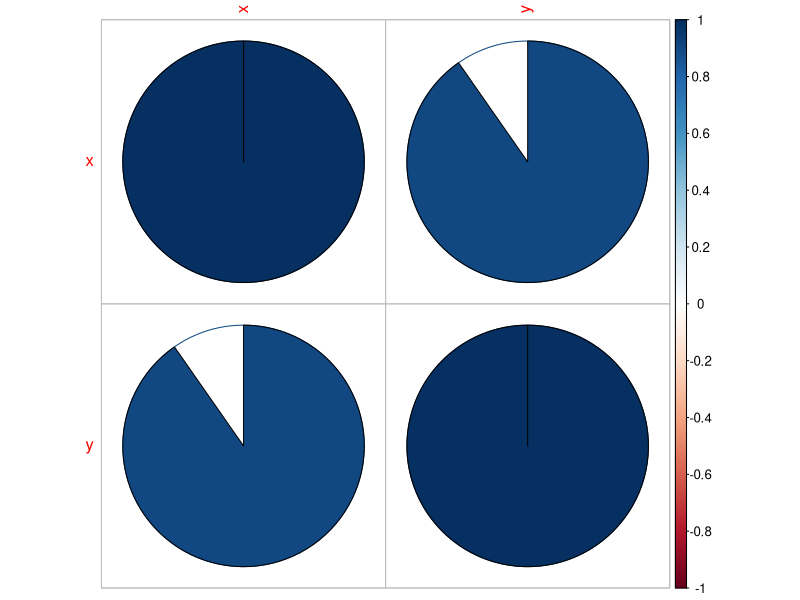
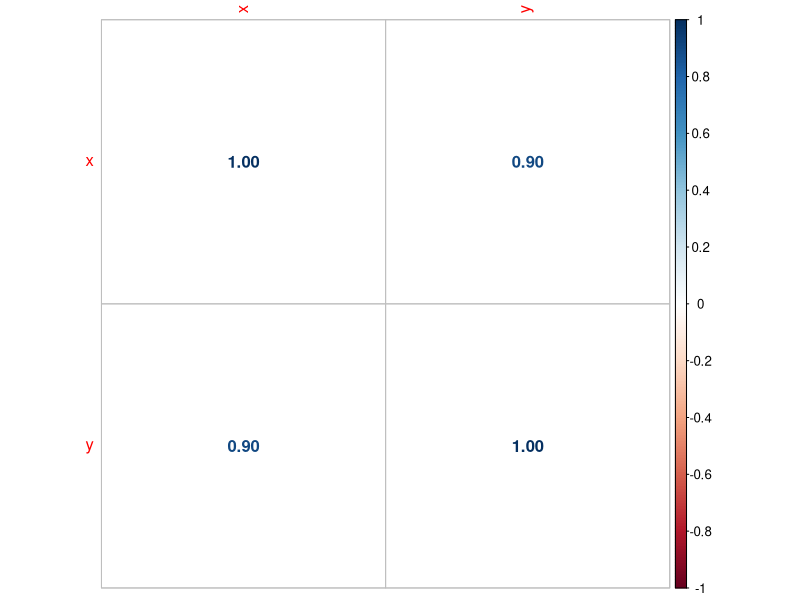
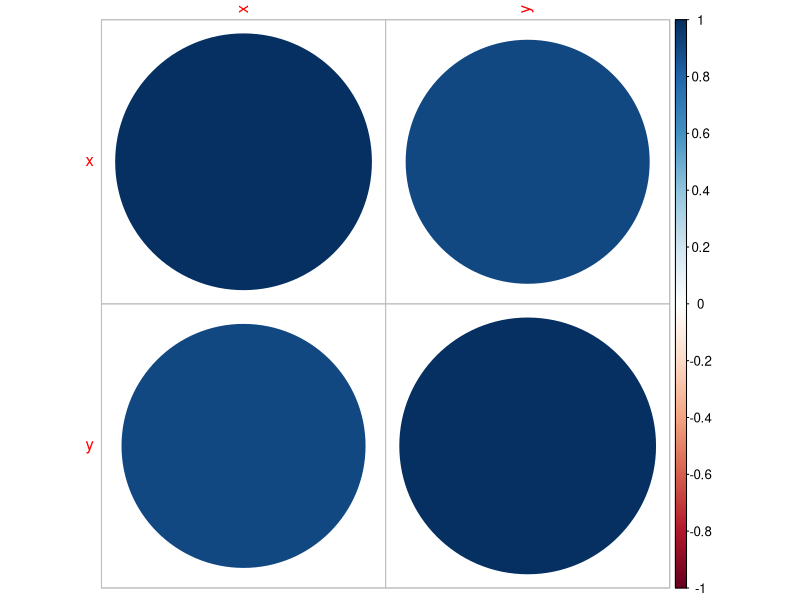

These charts were generated, in order, by the following R code:
# Output and Interpretation 
# The output of lm is an object of class "lm"   
# This object contains several components, including: 
# coefficients: A named vector of coefficients from the model. 
# residuals: The residuals of the model, which are the differences  
#            between observed and fitted values. 
# fitted.values: The predicted values based on the model. 
# rank: The numeric rank of the fitted linear model. 
# df.residual: The residual degrees of freedom.
#height predictor vector
x <- c(5.1,5.5,5.8,6.1,6.4,6.7,6.4,6.1,5.10,5.7)
#weight responde vector
y <- c(63,66,69,72,75,78,75,72,69,66)
#lm()
relation <- lm(y ~ x)#linear model
summary(relation)
#find weight of a person with given height
a <- data.frame(x=6.3)
result <- predict(relation,a)
print(result)
cor_mat <- cor(data.frame(x,y))
print("correlation matirx: ")
print(cor_mat)
library(corrplot)
corrplot(cor_mat,"pie")
corrplot(cor_mat,"number")
corrplot(cor_mat,"circle")
